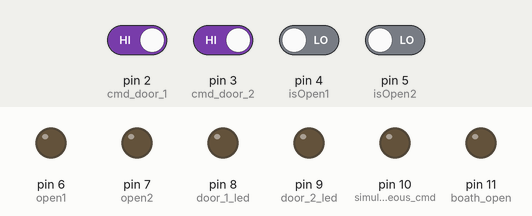
The sketch below on a simulated Arduino Uno, built with avr-gcc and run on an emulated ATmega328P. Parts: output pins drawn as LEDs (lit = HIGH). Dashed ring = blinking. The test bench sets the inputs (shaded band); at power-on: pin 2 (cmd_door_1), pin 3 (cmd_door_2) HIGH, pin 4 (isOpen1), pin 5 (isOpen2) LOW.

Above: at 1.2 s.
1.3 s: pin 2 (cmd_door_1) driven LOW
At 3.0 s:
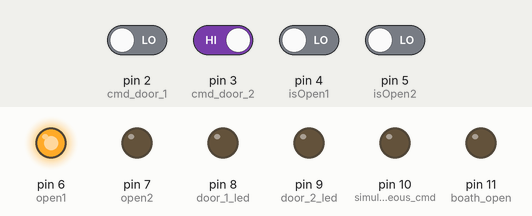
4.3 s: pin 3 (cmd_door_2) driven LOW
At 6.39 s:
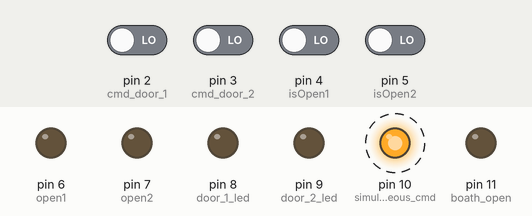
Timing chart, 0 to 13.3 s (numbered marks = the images above; inputs shaded):
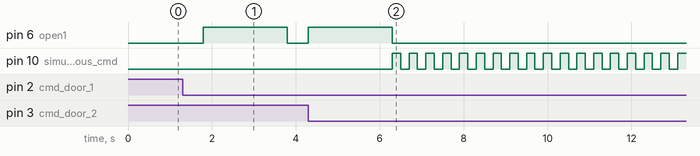

The sketch:

Iala_transmatie_ili.ino
```cpp
#define CMDOPEN 2000   //timpul comenzii de deschidere a usii de la controler (ms)
#define INPUTTIME 500  //timpul necesar unui imput valid (ms)
#define ERRTIME 200   //timpul erorii de dublu comanda (ms)

//INPUT-URI
int cmd_door_1, cmd_door_2, isOpen1, isOpen2;

//OUTPUT-URI
int open1, open2, door_1_led, door_2_led, simultaneous_cmd, boath_open;

void setup() {
  cmd_door_1 = 2; cmd_door_2 = 3; isOpen1 = 4; isOpen2 = 5;
  pinMode(cmd_door_1,INPUT);
  pinMode(cmd_door_2,INPUT);
  pinMode(isOpen1,INPUT);
  pinMode(isOpen2,INPUT);

  open1 = 6; open2 = 7; door_1_led = 8; door_2_led = 9; simultaneous_cmd = 10; boath_open = 11;
  pinMode(open1,OUTPUT);
  pinMode(open2,OUTPUT);
  pinMode(door_1_led,OUTPUT);
  pinMode(door_2_led,OUTPUT);
  pinMode(simultaneous_cmd,OUTPUT);
  pinMode(boath_open,OUTPUT);

  digitalWrite(open1,LOW);
  digitalWrite(open2,LOW);
  digitalWrite(door_1_led,LOW);
  digitalWrite(door_2_led,LOW);
  digitalWrite(simultaneous_cmd,LOW);
  digitalWrite(boath_open,LOW);
}

// Verifica usile daca sunt deschise sau nu
void chech_doors(){
  // Stare usa1
  if(digitalRead(isOpen1) == HIGH){
    digitalWrite(door_1_led,HIGH);
  }else{
    digitalWrite(door_1_led,LOW);
  }

  // Stare usa2
  if(digitalRead(isOpen2) == HIGH){
    digitalWrite(door_2_led,HIGH);
  }else{
    digitalWrite(door_2_led,LOW);
  }

  // Vreificare simulnateitate usi
  if(digitalRead(isOpen1) == HIGH && digitalRead(isOpen2) == HIGH){ //daca am ambele usi deschise da eroare
      digitalWrite(boath_open,HIGH);
      delay(500);
  }else{
      digitalWrite(boath_open,LOW);
  }
}

//Eroare de comenzi simultane
void simultaneousERR(){
  int count = 3000 / ERRTIME;
  while(count !=0 ){
    digitalWrite(simultaneous_cmd, HIGH);
    delay(ERRTIME);
    digitalWrite(simultaneous_cmd, LOW);
    delay(ERRTIME);
    count--;
  }
}

//Rezolva procedura de deschidere a usii
void open_door(int out, int cmd, int cmd_err){
  unsigned long start = millis(), finish = INPUTTIME;
  /*
   * Astept timpul necesar unei comenzi corecte si verific sa
   *nu am comenzi simultane.
   */
  while((unsigned long)millis() - start < finish && digitalRead(cmd) == LOW){
    if(digitalRead(cmd_err) == LOW){
      simultaneousERR();
      return;
    }
  }
  /*
   * Verific daca am primit o comanda suficient de lunga
   */
  if((unsigned long)millis() - start < finish){
    delay(200);
    return;
  }
  // dau comanda deschideri usii
  digitalWrite(out,HIGH);
  chech_doors();
  delay(CMDOPEN);
  digitalWrite(out,LOW);
}

void loop() {
  /*
   *   Cat timp este o usa deschisa sistemul trebuie sa astepte.
   *  Daca sunt ambele usi deschise se trimite semnal ca ambele usi sunt deschise.
   */
  while(digitalRead(isOpen1) == HIGH || digitalRead(isOpen2) == HIGH){
    chech_doors();
  }
  chech_doors();
  /*
   * Verificam daca avem o comanda de deschidere a unei usi
   */
  if(digitalRead(cmd_door_1) == LOW){
    open_door(open1,cmd_door_1,cmd_door_2); //deschidere usa 1
  }else if(digitalRead(cmd_door_2) == LOW){
    open_door(open2,cmd_door_2,cmd_door_1); //deschidere usa 2
  }

}
```

Measured:
- after the input at 1.3 s, pin 6 (open1): LOW → HIGH after 0.50 s, → LOW 2.0 s later, → HIGH 0.50 s later
- after the input at 4.3 s, pin 6 (open1): goes on until 6.3 s, then stays LOW; pin 10 (simultaneous_cmd): alternates HIGH for 0.20 s and LOW for 0.20 s, starting after 2.0 s
